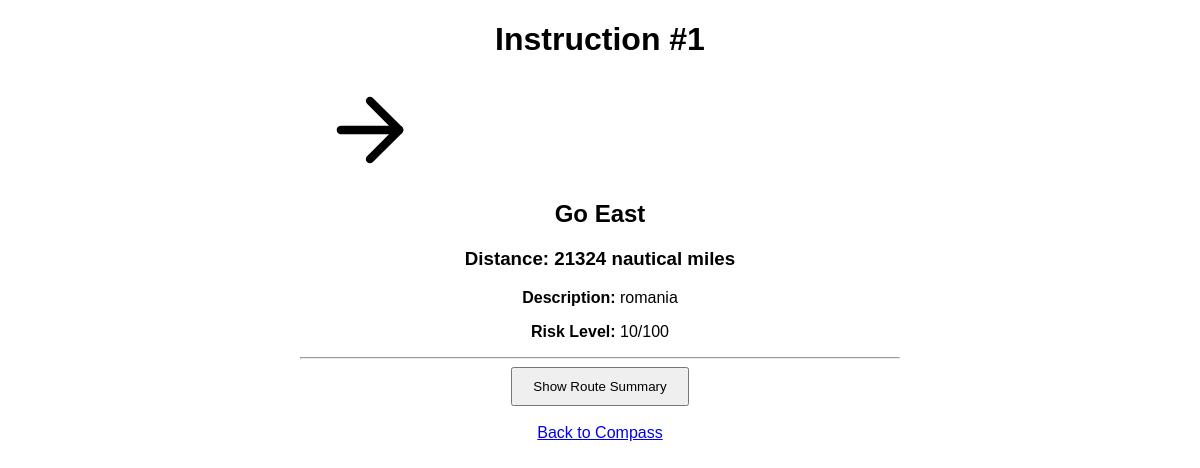
Page /instructions/1/ on the committed database.
### our_app/models.py (models this page shows, shortened)
class Instruction(models.Model):
    DIRECTION_CHOICES = [
        ('N', 'North'),
        ('S', 'South'),
        ('E', 'East'),
        ('W', 'West'),
        ('NE', 'North-East'),
        ('NW', 'North-West'),
        ('SE', 'South-East'),
        ('SW', 'South-West'),
    ]
    direction = models.CharField(max_length=2, choices=DIRECTION_CHOICES)
    distance = models.PositiveIntegerField(
        validators=[MinValueValidator(1)],
        help_text="Distance in nautical miles"
    )
    description = models.TextField()
    previous_instruction = models.OneToOneField(
        'self',
        on_delete=models.SET_NULL,
        null=True,
        blank=True,
        related_name='next_instruction'
    )
    risk_level = models.IntegerField(
        validators=[MinValueValidator(0), MaxValueValidator(100)]
    )

### our_app/views.py (the view, shortened to what this page needs)
# urls.py: path('instructions/<int:instruction_id>/', views.instruction_detail_view, name='instruction_detail'),
def instruction_detail_view(request, instruction_id):
    instruction = get_object_or_404(Instruction, pk=instruction_id)
    show_summary = False
    total_distance = 0
    average_risk = 0
    return render(request, 'our_app/detail.html', {
        'instruction': instruction,
        'show_summary': show_summary,
        'total_distance': total_distance,
        'average_risk': average_risk
    })

### our_app/templates/our_app/detail.html (shortened to what this page needs)
<!DOCTYPE html>
<html>
<head>
</head>
<body>
<div class="container">
    <h1>Instruction #{{ instruction.id }}</h1>
    <div class="arrow-icon arrow-{{ instruction.direction }}">
        <svg viewBox="0 0 24 24" fill="none" stroke="black" stroke-width="2" stroke-linecap="round" stroke-linejoin="round">
            <line x1="12" y1="19" x2="12" y2="5"></line>
            <polyline points="5 12 12 5 19 12"></polyline>
        </svg>
    </div>
    <h2>Go {{ instruction.get_direction_display }}</h2>
    <h3>Distance: {{ instruction.distance }} nautical miles</h3>
    <p><strong>Description:</strong> {{ instruction.description }}</p>
    <p><strong>Risk Level:</strong> {{ instruction.risk_level }}/100</p>
    <hr>
    <a href="?summary=true">
        <button style="padding: 10px 20px; cursor: pointer;">
            Show Route Summary
        </button>
    </a>
    <br><br>
    <a href="{% url 'compass' %}">Back to Compass</a>
</div>
</body>
</html>

### our_app/templates/our_app/detail.html (style rules this page uses)
.container { font-family: sans-serif; max-width: 600px; margin: 0 auto; text-align: center; }
.arrow-E { transform: rotate(90deg); }
.arrow-icon { width: 100px; height: 100px; margin: 20px; transition: transform 0.5s ease; }

### rows in the picture
Instruction: id "1", direction "East", distance "21324", description "romania", risk_level "10"
